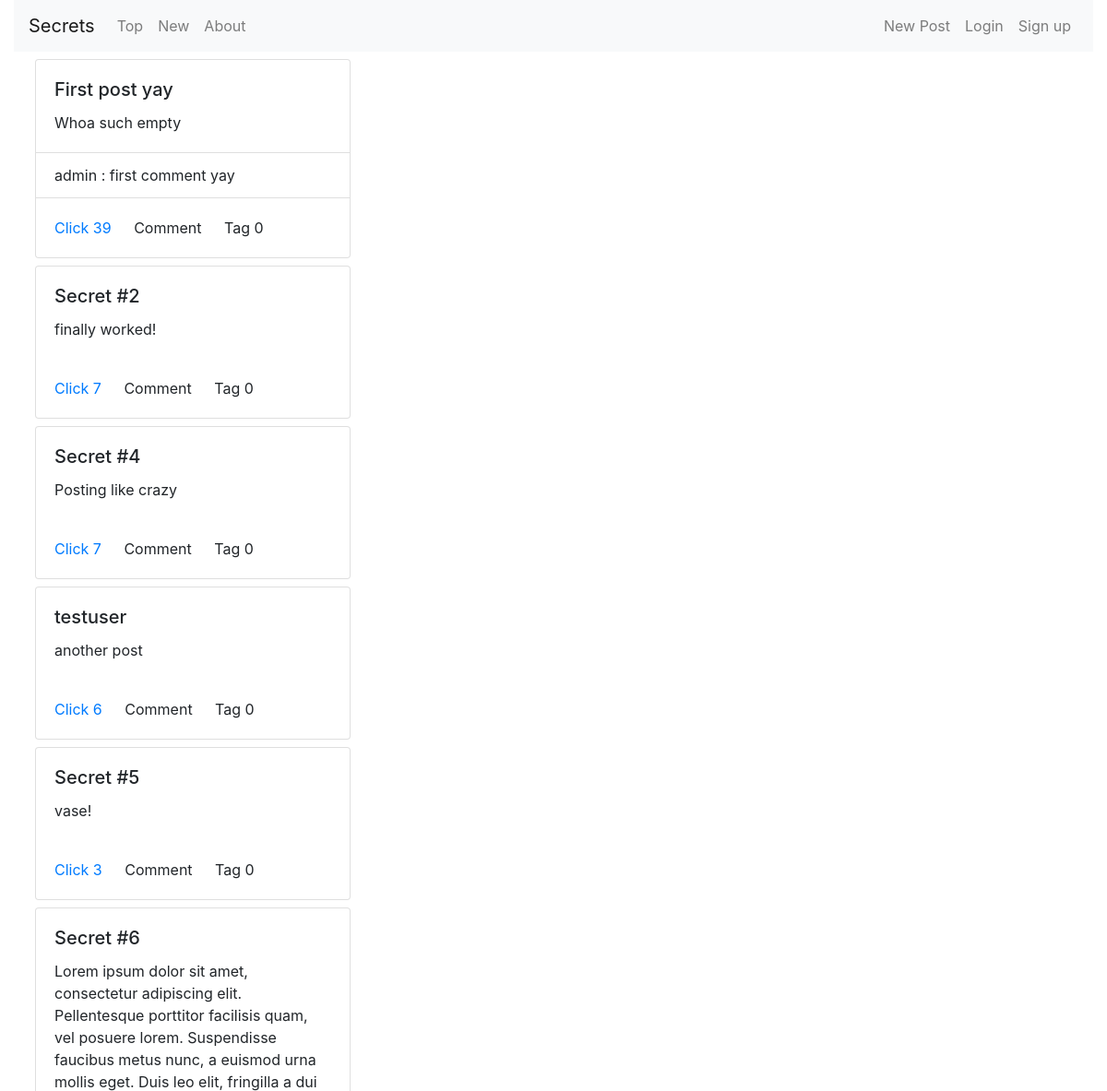
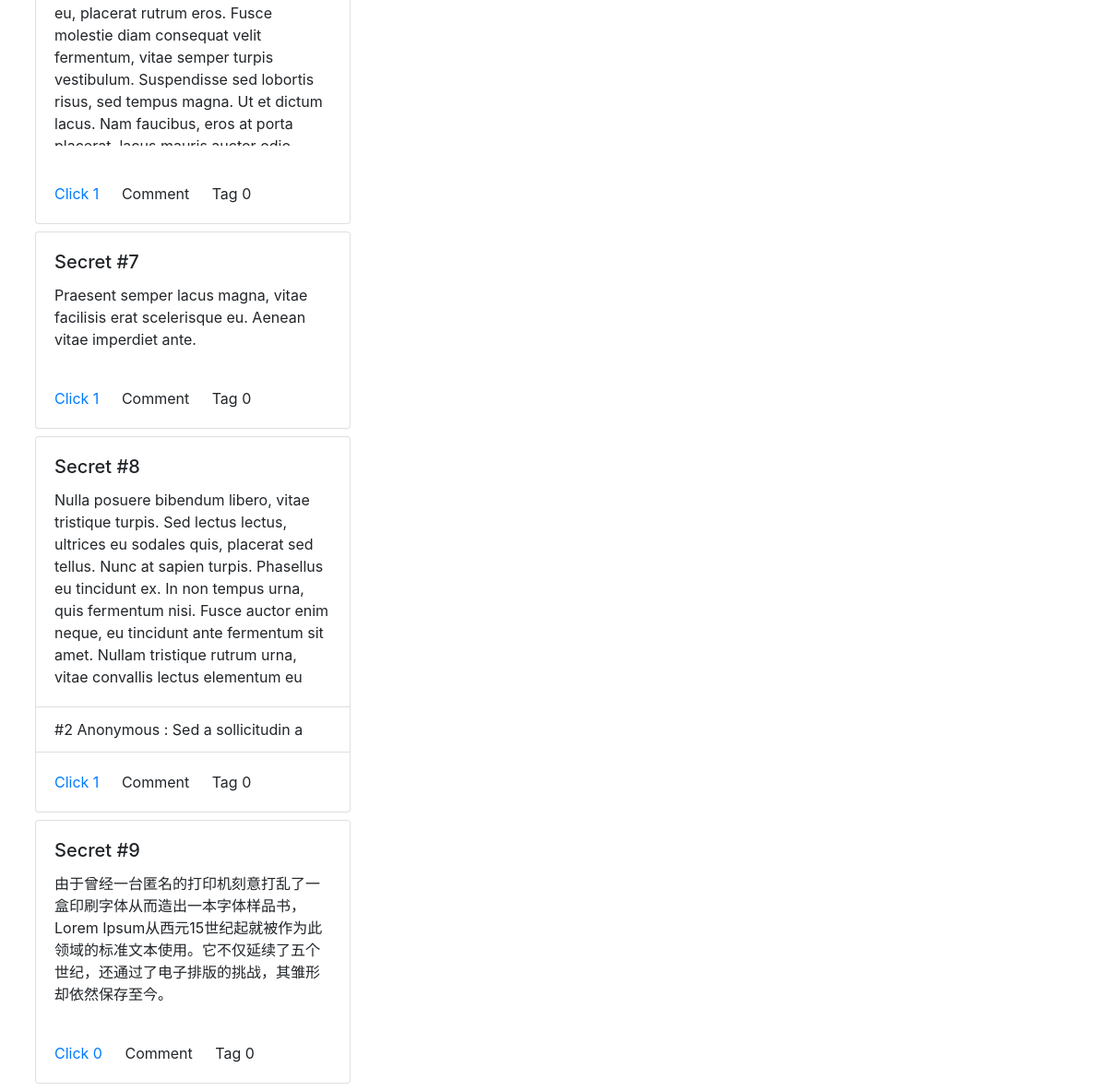
The page /forum/top/ on the database its author committed (2 pictures, top to bottom).
### forum/models.py (models this page shows, shortened)
class Post(models.Model):
    title = models.CharField(max_length=50, default='Untitled')
    author = models.ForeignKey(User, on_delete=models.CASCADE)
    date = models.DateTimeField(default = timezone.now)
    content = models.TextField(default="Whoa such empty")
    clicks = models.IntegerField(default=0)
    tags = models.IntegerField(default=0)

class Comments(models.Model):
    author = models.ForeignKey(User, on_delete=models.CASCADE)
    display_name = models.CharField(max_length=50, default='')
    date = models.DateTimeField(default=timezone.now)
    content = models.TextField(default='')
    post = models.ForeignKey(Post, on_delete=models.CASCADE)
    parent_comment = models.ForeignKey('self', on_delete=models.CASCADE, null=True, blank=True)
    def __str__(self):
        return self.display_name + ' : ' + str(self.content)[:20]

### forum/views.py (the view)
# urls.py: path('', views.IndexView.as_view(), name = 'index'),
class IndexView(View):
    template_name = "forum/index.html"
    mode = None
    def get_clicked(self, request, post_id):
        if request.user.is_authenticated:
            clicked_list = request.user.profile.clicked.split()
        else:
            try:
                clicked_list = request.session['clicked'].split()
            except KeyError: return False
        return str(post_id) in clicked_list
    def get(self, request):
        user = request.user
        if self.mode is 'top':
            self.index_post = Post.objects.order_by('-clicks')[:21]
        else:
            self.index_post = Post.objects.order_by('-date')[:21]
        for this_post in self.index_post:
            this_post.comment_snaps = Comments.objects.filter(post=this_post)[:3]
            this_post.clicked = self.get_clicked(request, this_post.pk)
        context = {
            'user':user,
            'latest_post_list': self.index_post,
        }
        return render(request, self.template_name, context)

### ui/templates/forum/index.html (shortened to what this page needs)
{% extends 'base.html' %}
{% block content %}
<div class="container-fluid">
  <div class="grid" data-masonry='{ "itemSelector": ".grid-item", "columnWidth": 1 }'>
    {% for post in latest_post_list %}
    <div class="card my-2 mx-2 grid-item index-card">
      <div class="card-body card-body-ajax" id="{{ post.id }}">
        <h5 class="card-title index-card-title">{{ post.title }}</h5>
        <p class="card-text index-card-text">{{ post.content }}</p>
      </div>
      <ul class="list-group list-group-flush">
        {% for comment_snippet in post.comment_snaps %}
        <li class="list-group-item index-card-comment">{{comment_snippet}}</li>
        {% endfor %}
      </ul>
      <div class="card-body">
        {% if post.clicked %}
        <a class="card-link clickup-button-ajax clickup-clicked" id='{{ post.id }}' style="color:red">
          Click {{post.clicks}}</a>
        {% else %}
        <a class="card-link clickup-button-ajax clickup-unclicked" id='{{ post.id }}' style="color:#007bff">
          Click {{post.clicks}}
        </a>
        {% endif %}
        <a class="card-link comment-ajax comment-button">Comment</a>
        <a class="card-link tag-ajax tag-button">Tag {{post.tags}}</a>
      </div>
    </div>
    {% endfor %}
  </div>
</div>
{% endblock %}

### ui/static/base.css (style rules this page uses)
.index-card-text { overflow: auto; max-height: 300px; }
.index-card { width: 30%; max-width: 400px; min-width: 250px; }

### rows shown on the page
Post: title "First post yay", content "Whoa such empty", clicks "39", tags "0"
Comments: display_name+content "admin : first comment yay"
Post: title "Secret #2", content "finally worked!", clicks "7", tags "0"
Post: title "Secret #4", content "Posting like crazy", clicks "7", tags "0"
Post: title "testuser", content "another post", clicks "6", tags "0"
Post: title "Secret #5", content "vase!", clicks "3", tags "0"
Post: title "Secret #6", content "Lorem ipsum dolor sit amet, consectetur adipiscing elit. Pellentesque porttitor facilisis quam, vel posuere lorem. Suspendisse faucibus metus nunc, a euismod urna mollis eget. Duis leo elit, fringilla a dui eu, placerat rutrum eros. Fusce molestie diam consequat velit fermentum, vitae semper turpis vestibulum. Suspendisse sed lobortis risus, sed tempus magna. Ut et dictum lacus. Nam faucibus, eros at porta…", clicks "1", tags "0"
Post: title "Secret #7", content "Praesent semper lacus magna, vitae facilisis erat scelerisque eu. Aenean vitae imperdiet ante.", clicks "1", tags "0"
Post: title "Secret #8", content "Nulla posuere bibendum libero, vitae tristique turpis. Sed lectus lectus, ultrices eu sodales quis, placerat sed tellus. Nunc at sapien turpis. Phasellus eu tincidunt ex. In non tempus urna, quis fermentum nisi. Fusce auctor enim neque, eu tincidunt ante fermentum sit amet. Nullam tristique rutrum urna, vitae convallis lectus elementum eu", clicks "1", tags "0"
Comments: display_name+content "#2 Anonymous : Sed a sollicitudin a"
Post: title "Secret #9", content "由于曾经一台匿名的打印机刻意打乱了一盒印刷字体从而造出一本字体样品书，Lorem Ipsum从西元15世纪起就被作为此领域的标准文本使用。它不仅延续了五个世纪，还通过了电子排版的挑战，其雏形却依然保存至今。", clicks "0", tags "0"
